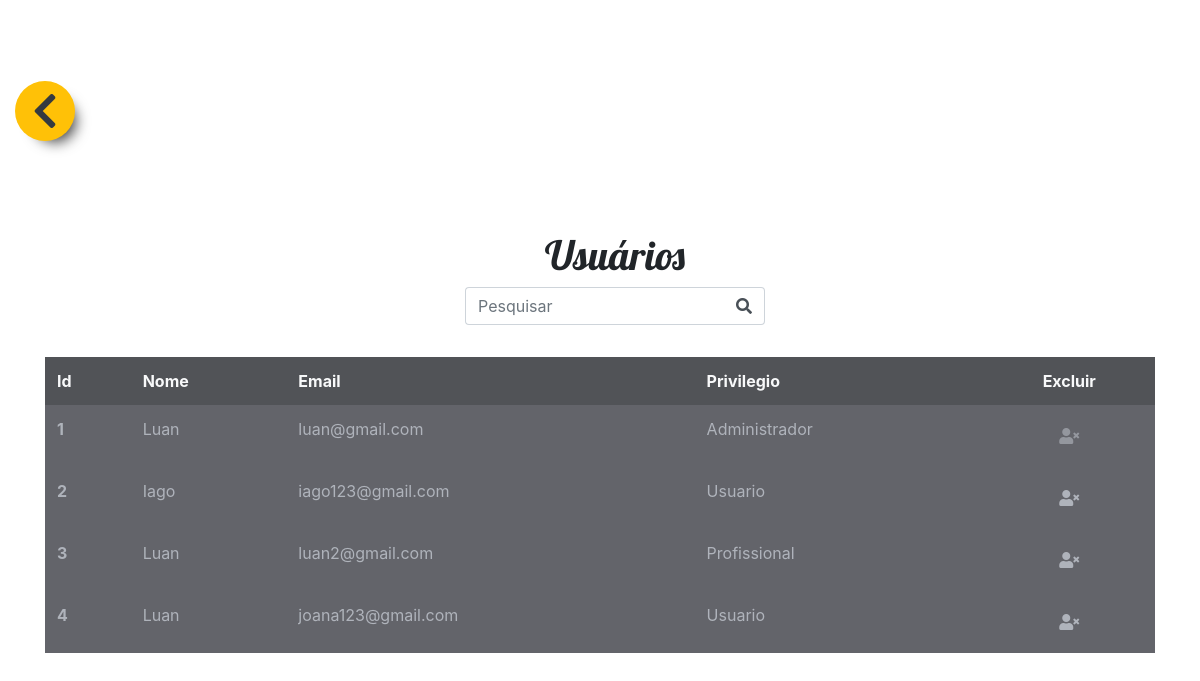
The page /admin/users.php (signed in) on the database as committed earlier.
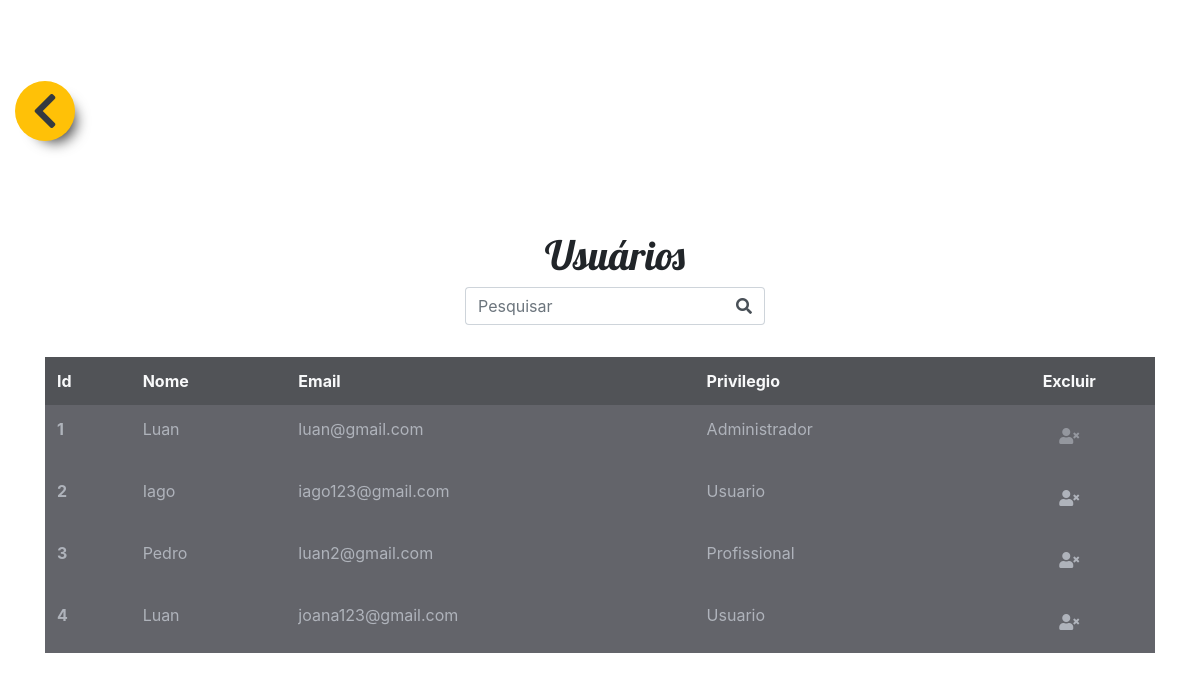
The same page on the database as committed later.
### tables this page shows
CREATE TABLE `usuarios` (
  `id_usuario` int(11) NOT NULL AUTO_INCREMENT,
  `Nome` varchar(25) NOT NULL,
  `Sobrenome` varchar(100) NOT NULL,
  `Data_Nasc` date NOT NULL,
  `Email` varchar(150) NOT NULL,
  `Senha` varchar(40) NOT NULL,
  `Cell` varchar(12) NOT NULL,
  `perfil_img` varchar(64) NOT NULL,
  `Cidade` varchar(60) DEFAULT NULL,
  `Rua` varchar(100) DEFAULT NULL,
  `Estado` varchar(2) DEFAULT NULL,
  `Numero` int(11) DEFAULT NULL,
  `CEP` varchar(9) DEFAULT NULL,
  `Bairro` varchar(100) DEFAULT NULL,
  `CPF` varchar(12) DEFAULT NULL,
  `id_privilegio` int(11) NOT NULL,
  PRIMARY KEY (`id_usuario`),
  UNIQUE KEY `id_usuario` (`id_usuario`),
  KEY `privilegio` (`id_privilegio`)
);

### admin/users.php (the view, shortened to what this page needs)
<?php
   include('../assets/conexao.php');
   if(isset($_SESSION["adminlog_status"]) && $_SESSION["adminlog_status"]=true){
?>
<!DOCTYPE html>
<html lang="pt-br">
<head>
    <link rel="stylesheet" href="../node_modules/bootstrap/compiler/bootstrap.css">
    <link rel="stylesheet" href="../node_modules/font-awesome/css/font-awesome.css">
    <link rel="stylesheet" href="usersadmin.css">
    <link rel="stylesheet" href="https://use.fontawesome.com/releases/v5.3.1/css/all.css">
</head>
<body>
    <section class="container-fluid header-title d-flex align-items-end">
        <nav class="button-back">
            <a href="admin.php" class="btn p-0 text-dark bg-warning"><i class="fas fa-chevron-left"></i></a>
        </nav>
        <div class="w-100 d-flex justify-content-center position-absolute" style="margin-top:-150px">
            <div class="w-25 text-center">
                <h1 class="h1 font-lobster">Usuários</h1>
                <form action="pesquisar.php" method="get" name="formularioPesq">
                    <div class="input-group mb-3">
                        <input type="text" id="form-border-none" class="form-control border-right-0 search-place"
                            placeholder="Pesquisar" aria-label="Pesquisar" aria-describedby="basic-addon2">
                        <div class="input-group-append">
                            <span class="input-group-text bg-transparent border-left-0" id="basic-addon2"><i
                                    class="fas fa-search"></i></span>
                        </div>
                    </div>
                </form>
            </div>
        </div>
    </section>
    <section class="container">
        <table class="table table-borderless mt-3">
            <thead>
                <tr class="text-light">
                    <th scope="col">Id</th>
                    <th scope="col">Nome</th>
                    <th scope="col">Email</th>
                    <th scope="col">Privilegio</th>
                    <th scope="col" class="text-center">Excluir</th>
                </tr>
            </thead>
            <tbody>
                <?php
                    $sqlmostrar=('select * from usuarios;');
                    $resul=mysqli_query($conexao, $sqlmostrar) or die (mysqli_error($conexao));
                    while($con_usu=mysqli_fetch_array($resul) or die (mysqli_error($conexao))){
                        echo('<tr class="text-clear">
                            <th scope="row">'.$con_usu["id_usuario"].' </th>
                            <td> '.$con_usu["Nome"].' </td>
                            <td> '.$con_usu["Email"].' </td>
                            <td> ');if($con_usu["id_privilegio"]==1){
                                        echo("Usuario");
                                    }else if($con_usu["id_privilegio"]==2){
                                        echo("Profissional");
                                    }else if($con_usu["id_privilegio"]==3){
                                        echo("Administrador");
                                    }
                            echo('</td>');
                            if($con_usu["id_privilegio"]==3){
                                echo('<td class="justify-content-center d-flex"><a class="btn text-clear disabled" href="users.php?ex='.$con_usu['id_usuario'].'"><i class="fas fa-user-times"></i></a></td>');
                            } else{
                                echo('<td class="justify-content-center d-flex"><a class="btn text-clear" href="users.php?ex='.$con_usu['id_usuario'].'"><i class="fas fa-user-times"></i></a></td>');
                            }
                            echo('</tr>');
                }
                ?>
<?php
    }else{
            echo('<script>window.alert("Voce não esta logado como admin")
            window.location.href = "../login.php";</script>');
    }
    ?>

### admin/usersadmin.css (style rules this page uses)
body { background-image: url('../img/wiseusers.png'); background-size: cover; }
.header-title { background-image: url('../img/ondinha.png'); background-position: center; background-size: cover; overflow: hidden; position: relative; height: 691px; margin-top: -350px; }
thead { background-color: rgba(38, 40, 46, 0.8) }
tbody { background-color: rgba(47, 49, 56, 0.75) }
.text-clear { color: #afb3bb; }
.font-lobster { font-family: 'Lobster', cursive; }
.button-back { z-index: 2; animation: float 4s ease-in-out infinite; cursor: pointer; }
.button-back a { width: 60px; height: 60px; border-radius:100%; font-size: 40px; position: relative; top: -200px; box-shadow: 10px 10px 14px -9px rgba(0, 0, 0, 0.75); }

Rows that differ between the two databases and show on the page:
changed usuarios "luan2@gmail.com": Nome "Luan" → "Pedro"
